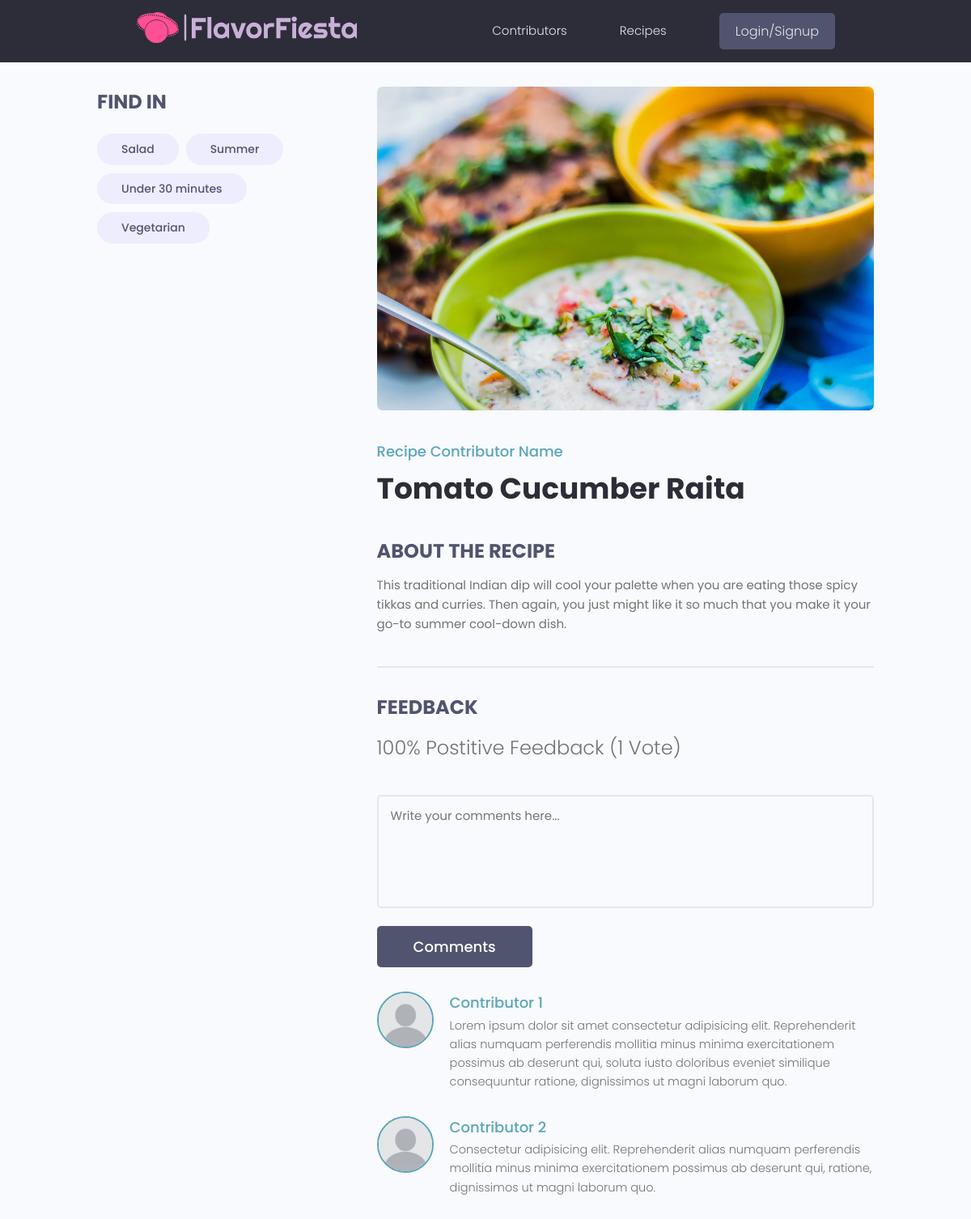
/recipe/2255bf09-0761-4298-bc68-905643a794e9/, run on the app's committed database.
### recipes/models.py (models this page shows, shortened)
class Tag(models.Model):
    name = models.CharField(max_length=200)
    created = models.DateTimeField(auto_now_add=True)
    id = models.UUIDField(default=uuid.uuid4, unique=True, primary_key=True, editable=False)
    def __str__(self):
        return self.name

class Recipe(models.Model):
    owner = models.ForeignKey(Profile, null=True, blank=True, on_delete=models.SET_NULL)
    title = models.CharField(max_length=200)
    description = models.TextField(null=True, blank=True)
    ingredients = models.TextField(null=True, blank=True)
    steps = models.TextField(null=True, blank=True)
    featured_image = models.ImageField(null=True, blank=True, default="default.jpg")
    tags =models.ManyToManyField('Tag', blank=True)
    vote_total = models.IntegerField(default=0, null=True, blank=True)
    vote_ratio = models.IntegerField(default=0, null=True, blank=True)
    created = models.DateTimeField(auto_now_add=True)
    id = models.UUIDField(default=uuid.uuid4, unique=True, primary_key=True, editable=False)

### recipes/views.py (the view)
# urls.py: path('recipe/<str:pk>/', views.recipe, name='recipe'),
def recipe(request, pk):
    recipeObj = Recipe.objects.get(id=pk)
    return render(request, 'recipes/single-recipe.html', {'recipe': recipeObj})

### recipes/templates/recipes/single-recipe.html (shortened to what this page needs)
{% extends 'main.html' %}
{% load static %}
{% block content %}
  <main class="singlerecipe my-md">
    <div class="container">
      <div class="layout">
        <div class="column column--1of3">
          <h3 class="singlerecipe__subtitle">Find in </h3>
          <div class="singlerecipe__toolStack">
            {% for tag in recipe.tags.all %}
            <span class="tag tag--pill tag--sub tag--lg">
              <small>{{tag}}</small>
            </span>
            {% endfor %}
          </div>
        </div>
        <div class="column column--2of3">
          <img class="singlerecipe__preview" src="{{ recipe.featured_image.url }}" alt="portfolio thumbnail" />
          <a href="#" class="singlerecipe__contributor">Recipe Contributor Name</a>
          <h2 class="singlerecipe__title">{{recipe.title}}</h2>
          <h3 class="singlerecipe__subtitle">About the recipe</h3>
          <div class="singlerecipe__info">
            {{recipe.description}}
          </div>
          <div class="comments">
            <h3 class="singlerecipe__subtitle">Feedback</h3>
            <h5 class="recipe--rating">
              {{recipe.vote_ratio}}% Postitive Feedback ({{recipe.vote_total}} Vote{{recipe.vote_total|pluralize:"s"}})
            </h5>
            <form class="form" action="#" method="POST">
              <div class="form__field">
                <textarea class="input input--textarea" name="message" id="formInput#textarea"
                  placeholder="Write your comments here..."></textarea>
              </div>
              <input class="btn btn--sub btn--lg" type="submit" value="Comments" />
            </form>
            <div class="commentList">
              <div class="comment">
                <a href="#">
                  <img class="avatar avatar--md"
                    src="{% static 'images/default.jpg' %}" alt="user" />
                </a>
                <div class="comment__details">
                  <a href="#" class="comment__author">Contributor 1</a>
                  <p class="comment__info">
                    Lorem ipsum dolor sit amet consectetur adipisicing elit. Reprehenderit alias numquam perferendis
                    mollitia minus minima exercitationem possimus ab deserunt qui, soluta iusto doloribus eveniet
                    similique consequuntur ratione, dignissimos ut magni laborum quo.
                  </p>
                </div>
              </div>
              <div class="comment">
                <a href="#">
                  <img class="avatar avatar--md" src="{% static 'images/default.jpg' %}" alt="user" />
                </a>
                <div class="comment__details">
                  <a href="#" class="comment__author">Contributor 2</a>
                  <p class="comment__info">
                    Consectetur adipisicing elit. Reprehenderit alias numquam perferendis mollitia minus minima
                    exercitationem possimus ab deserunt qui, ratione, dignissimos ut magni laborum quo.
                  </p>
                </div>
              </div>
            </div>
          </div>
        </div>
      </div>
    </div>
  </main>
{% endblock content%}

### static/styles/app.css (style rules this page uses)
:root { --color-sub: #2d2d39; }
.btn--sub { background-color: var(--color-sub-light); }
img { width: 100%; }
.singlerecipe .column--1of3 { order: 2; }
@media screen and (min-width: 1081px) { .singlerecipe .column--1of3 { order: 1; } }
@media screen and (min-width: 1081px) { .singlerecipe .column--2of3 { order: 2; } }
.singlerecipe__toolStack { margin-top: 2rem; margin-bottom: 4rem; }
.singlerecipe__preview { height: 50vh; object-fit: cover; object-position: top center; margin-bottom: 3rem; border-radius: 0.7rem; }
.singlerecipe__contributor { font-size: 1.8rem; font-weight: 500; }
.singlerecipe__title { font-size: 3.6rem; font-weight: 700; color: var(--color-sub); margin-bottom: 3rem; }
.recipe--rating { margin-bottom: 1.6em; margin-top: .5em; }
.singlerecipe__subtitle { text-transform: uppercase; font-size: 2.4rem; font-weight: 700; color: var(--color-sub-light); margin-bottom: 1rem; }
.comments { margin-top: 4rem; padding-top: 3rem; border-top: 2px solid var(--color-light); }
.commentList { margin: 3rem 0; }
.comment { display: flex; gap: 2rem; }
.comment:not(:last-child) { margin-bottom: 3rem; }
.comment__author { font-size: 1.8rem; }
.comment__info { font-size: 1.45rem; }

### static/uikit/styles/modules/_variables.css (style rules this page uses)
:root { --color-main: #5aa5b9; --color-main-light: #e6faff; --color-sub: #3f4156; --color-sub-light: #51546e; --color-sub-lighter: #ededfd; --color-text: #737373; --color-gray: #8b8b8b; --color-light: #e5e7eb; --color-light-gray: #767676; --color-bg: #f8fafd; --color-white: #fffefd; --color-white-light: #f3f3f3; --color-success: #359e64; --color-success-bg: #def8e8; --color-error: #fc4b0b; --color-error-bg: #fff2ee; --font-base: 'Poppins', arial, helvetica, 'Segoe UI', roboto, ubuntu, sans-serif; --font-monospace: 'Fira Code', 'Courier New', courier, monospace; --font-regular: 300; --font-medium: 500; --font-bold: 700; --generic-shadow: 1px 1px 5px #00000010; --generic-transition: all 0.3s ease-in-out; }

### static/uikit/styles/modules/_base.css (style rules this page uses)
* { margin: 0; padding: 0; box-sizing: border-box; text-rendering: optimizeLegibility; color: inherit; font-size: inherit; }
html { font-size: 50%; }
@media only screen and (min-width: 480px) { html { font-size: 56.25%; } }
@media only screen and (min-width: 1200px) { html { font-size: 62.5%; } }
body { line-height: 1.6; font-weight: 400; font-size: 1.5rem; color: var(--color-text); background-color: var(--color-bg); min-height: 100vh; }

### static/uikit/styles/modules/_typography.css (style rules this page uses)
* { font-family: var(--font-base); }
h2 { font-size: 3.6rem; font-weight: var(--font-bold); }
h3 { font-size: 3.2rem; font-weight: var(--font-medium); }
h5 { font-size: 2.4rem; font-weight: var(--font-medium); }
h5, h6 { font-weight: var(--font-regular); }
p, span, strong { font-size: 1.6rem; color: var(--color-text); font-weight: var(--font-regular); }
a { padding-bottom: 2px; text-decoration: none; display: inline-block; color: var(--color-main); font-weight: var(--font-medium); }

### static/uikit/styles/modules/_utilities.css (style rules this page uses)
.container { width: 92%; max-width: 165rem; margin: 0 auto; box-sizing: border-box; }
@media screen and (min-width: 1000px) { .container { width: 90%; } }
@media screen and (min-width: 1200px) { .container { width: 80%; } }
.my-md { margin: 3rem auto; }

### static/uikit/styles/modules/_avatar.css (style rules this page uses)
.avatar { border-radius: 50%; border: 2px solid var(--color-main); object-fit: cover; }
.avatar--md { height: 7rem; width: 7rem; }

### static/uikit/styles/modules/_button.css (style rules this page uses)
.btn { display: inline-block; position: relative; cursor: pointer; background-color: var(--color-light); font-weight: var(--font-medium); color: var(--color-sub); text-decoration: none; padding: 1rem 2rem; border-radius: 0.5rem; border: none; width: -webkit-fit-content; width: -moz-fit-content; width: fit-content; height: -webkit-fit-content; height: -moz-fit-content; height: fit-content; font-size: 1.6rem; outline-width: 0; outline-color: transparent; -webkit-backface-visibility: hidden; backface-visibility: hidden; transition: all 0.3s ease-in-out; }
.btn--sub { background-color: var(--color-sub); color: var(--color-white); }
.btn--lg { font-size: 1.8rem; padding: 1.2rem 4.5rem; }

### static/uikit/styles/modules/_form.css (style rules this page uses)
.form { display: block; }
.form__field { margin-top: 1.5rem; margin-bottom: 1.5rem; }
input.input[type='text'], input.input[type='email'], input.input[type='password'], input.input[type='number'], textarea.input { min-width: 24rem; width: 100%; padding: 1.2rem 1.5rem; border-radius: 0.5rem; border: 2px solid var(--color-light); transition: all 0.3s ease-in-out; background-color: var(--color-bg); }
.input--textarea { width: 100%; min-height: 14rem; resize: none; }

### data on the page
Tag: name "Salad"
Tag: name "Summer"
Tag: name "Under 30 minutes"
Tag: name "Vegetarian"
Recipe: featured_image (picture), title "Tomato Cucumber Raita", description "This traditional Indian dip will cool your palette when you are eating those spicy tikkas and curries. Then again, you just might like it so much that you make it your go-to summer cool-down dish.", vote_ratio "100", vote_total "1"
